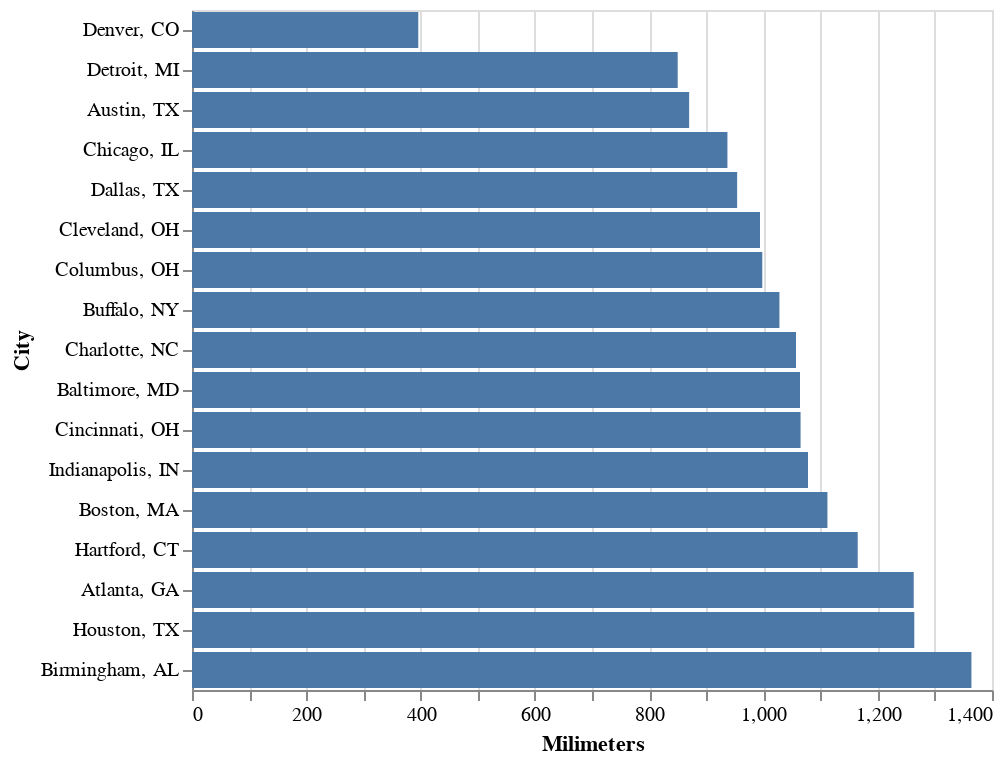

Notebook code for this chart:
### Code cell
# And we can instruct altair to sort by rainfall in "Milimeters" column:
alt.Chart(rainfall).mark_bar().encode(alt.Y("City:N", sort=alt.Sort(field="Milimeters")), alt.X("Milimeters:Q", sort="ascending"))

### Figure 1 — Vega-Lite specification as saved in the notebook (floating-point values rounded to 4 significant figures)
{"config": {"view": {"continuousWidth": 400, "continuousHeight": 300}}, "data": {"name": "data-ffc9e5a73214162b67aa64652cbe3ea1"}, "mark": "bar", "encoding": {"x": {"type": "quantitative", "field": "Milimeters", "sort": "ascending"}, "y": {"type": "nominal", "field": "City", "sort": {"field": "Milimeters"}}}, "$schema": "https://vega.github.io/schema/vega-lite/v4.8.1.json", "datasets": {"data-ffc9e5a73214162b67aa64652cbe3ea1": [{"Days": 113, "City, State": "Atlanta, GA ", "Inches": 49.7, "Milimeters": 1263, "City": "Atlanta, GA "}, {"Days": 88, "City, State": "Austin, TX ", "Inches": 34.2, "Milimeters": 870, "City": "Austin, TX "}, {"Days": 116, "City, State": "Baltimore, MD ", "Inches": 41.9, "Milimeters": 1064, "City": "Baltimore, MD "}, {"Days": 117, "City, State": "Birmingham, AL ", "Inches": 53.7, "Milimeters": 1364, "City": "Birmingham, AL "}, {"Days": 126, "City, State": "Boston, MA ", "Inches": 43.8, "Milimeters": 1112, "City": "Boston, MA "}, {"Days": 167, "City, State": "Buffalo, NY ", "Inches": 40.5, "Milimeters": 1028, "City": "Buffalo, NY "}, {"Days": 110, "City, State": "Charlotte, NC", "Inches": 41.6, "Milimeters": 1057, "City": "Charlotte, NC"}, {"Days": 124, "City, State": "Chicago, IL", "Inches": 36.9, "Milimeters": 937, "City": "Chicago, IL"}, {"Days": 137, "City, State": "Cincinnati, OH ", "Inches": 41.9, "Milimeters": 1065, "City": "Cincinnati, OH "}, {"Days": 155, "City, State": "Cleveland, OH ", "Inches": 39.1, "Milimeters": 994, "City": "Cleveland, OH "}, {"Days": 139, "City, State": "Columbus, OH ", "Inches": 39.3, "Milimeters": 998, "City": "Columbus, OH "}, {"Days": 81, "City, State": "Dallas, TX ", "Inches": 37.6, "Milimeters": 954, "City": "Dallas, TX "}, {"Days": 87, "City, State": "Denver, CO", "Inches": 15.6, "Milimeters": 396, "City": "Denver, CO"}, {"Days": 135, "City, State": "Detroit, MI ", "Inches": 33.5, "Milimeters": 850, "City": "Detroit, MI "}, {"Days": 130, "City, State": "Hartford, CT ", "Inches": 45.9, "Milimeters": 1165, "City": "Hartford, CT "}, {"Days": 104, "City, State": "Houston, TX ", "Inches": 49.8, "Milimeters": 1264, "City": "Houston, TX "}, {"Days": 129, "City, State": "Indianapolis, IN ", "Inches": 42.4, "Milimeters": 1078, "City": "Indianapolis, IN "}]}}
